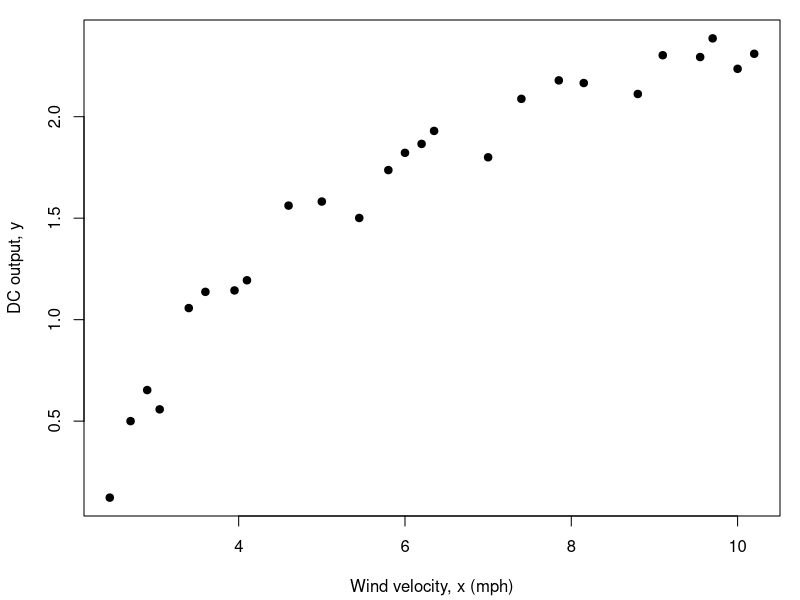
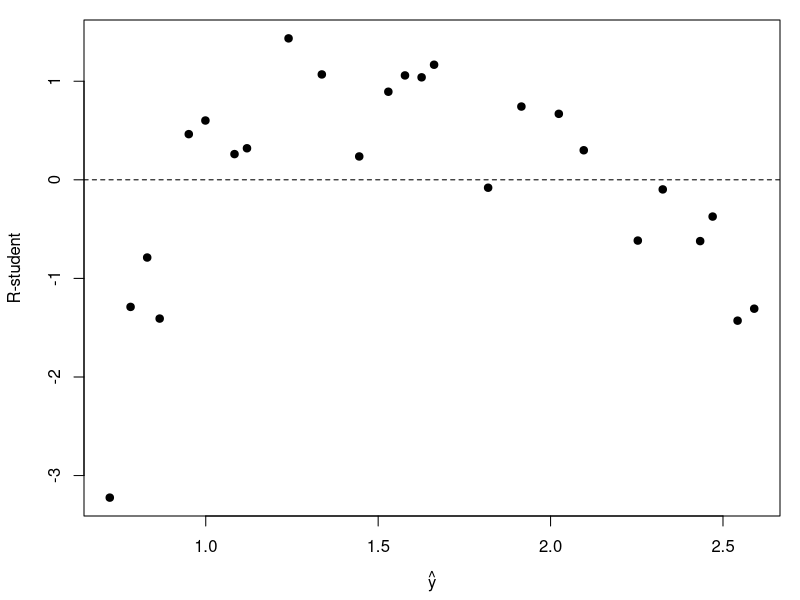
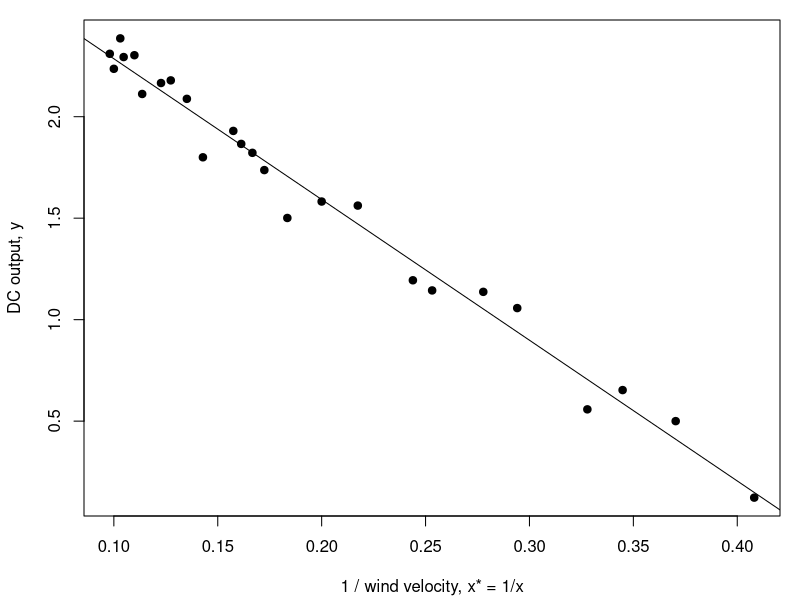
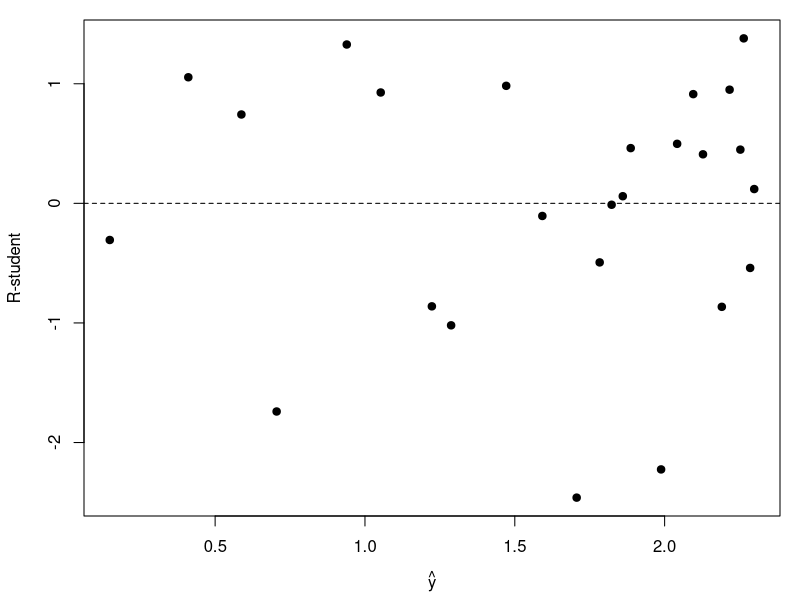
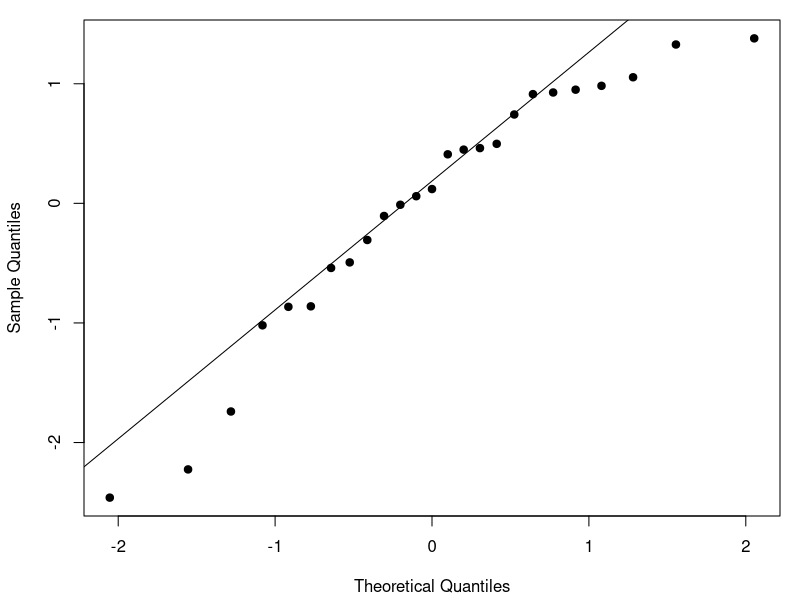
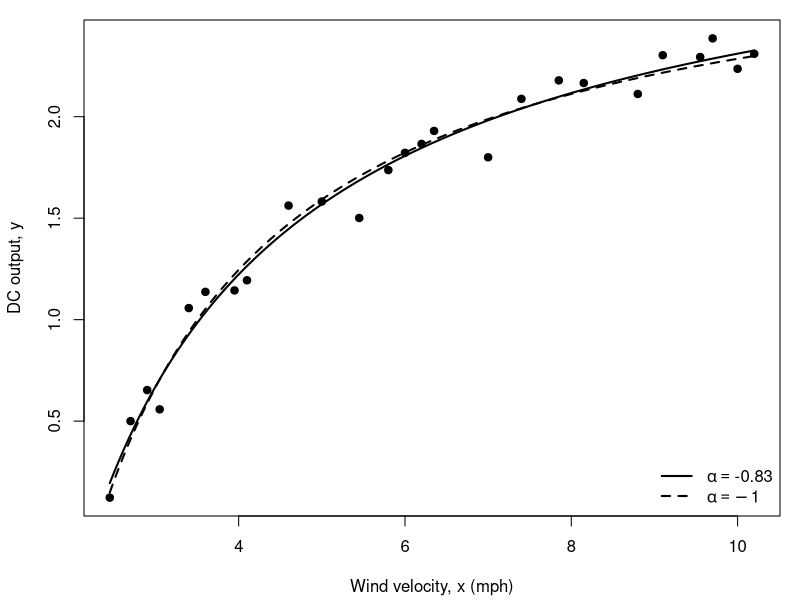

Generate these figures, in order, with R:
# Windmill data (MPV Table 5.5, Examples 5.2 and 5.5)
# Transformation to linearize the model and the Box-Tidwell procedure

wm <- read.csv("windmill.csv")

plot_pdf <- function(file, expr, w = 5, h = 4) {
    pdf(file, width = w, height = h)
    par(mar = c(4.2, 4.2, 1, 1))
    force(expr)
    dev.off()
}

# ---- Scatter plot of DC output vs wind velocity (Figure 5.5) ----
plot_pdf("wm_scatter.pdf", {
    plot(wm$x, wm$y, pch = 19,
         xlab = "Wind velocity, x (mph)", ylab = "DC output, y")
})

# ---- Straight-line fit ----
fit0 <- lm(y ~ x, data = wm)
print(summary(fit0))

plot_pdf("wm_rstudent_linear.pdf", {
    plot(fitted(fit0), rstudent(fit0), pch = 19,
         xlab = expression(hat(y)), ylab = "R-student")
    abline(h = 0, lty = 2)
})

# ---- Reciprocal transformation of the regressor ----
wm$x_inv <- 1 / wm$x
fit_inv <- lm(y ~ x_inv, data = wm)
print(summary(fit_inv))

plot_pdf("wm_scatter_inverse.pdf", {
    plot(wm$x_inv, wm$y, pch = 19,
         xlab = "1 / wind velocity, x* = 1/x", ylab = "DC output, y")
    abline(fit_inv)
})

plot_pdf("wm_rstudent_inverse.pdf", {
    plot(fitted(fit_inv), rstudent(fit_inv), pch = 19,
         xlab = expression(hat(y)), ylab = "R-student")
    abline(h = 0, lty = 2)
})

plot_pdf("wm_qq_inverse.pdf", {
    qqnorm(rstudent(fit_inv), pch = 19, main = "")
    qqline(rstudent(fit_inv))
})

xg <- seq(min(wm$x), max(wm$x), length.out = 200)

# ---- Box-Tidwell procedure (MPV, Section 5.4.2) ----
# Each iteration: fit y ~ x; fit y ~ x + x*log(x); alpha = gamma / beta1 + 1
box_tidwell <- function(y, x, n_iter = 4) {
    x_cur <- x
    alpha_cum <- 1
    out <- data.frame(
        iter = integer(),
        beta1 = numeric(),
        gamma = numeric(),
        t_gamma = numeric(), alpha = numeric(),
        alpha_cum = numeric()
    )

    for (k in seq_len(n_iter)) {
        fit_a <- lm(y ~ x_cur)
        b1 <- coef(fit_a)[2]
        w <- x_cur * log(x_cur)
        fit_b <- lm(y ~ x_cur + w)
        g <- coef(fit_b)[3]
        t_g <- summary(fit_b)$coefficients[3, 3]
        alpha_k <- g / b1 + 1
        alpha_cum <- alpha_cum * alpha_k
        x_cur <- x_cur^alpha_k
        out[k, ] <- c(k, b1, g, t_g, alpha_k, alpha_cum)
    }
    out
}

bt <- box_tidwell(wm$y, wm$x, n_iter = 4)
print(bt, digits = 5, row.names = FALSE)

alpha_hat <- bt$alpha_cum[nrow(bt)]
cat("Box-Tidwell estimate of alpha:", alpha_hat, "\n")

# ---- Fit with the estimated power and with alpha = -1 ----
wm$x_bt <- wm$x^alpha_hat
fit_bt <- lm(y ~ x_bt, data = wm)
print(summary(fit_bt))
cat("R^2 (estimated alpha):", summary(fit_bt)$r.squared, "\n")
cat("R^2 (alpha = -1):", summary(fit_inv)$r.squared, "\n")

# Asymptotes (intercepts) of the two fits vs the observed range of x:
# the upper limit lies outside the data, so it is an extrapolation
cat("Range of x:", range(wm$x), "\n")
cat("Asymptote (estimated alpha):", coef(fit_bt)[1],
    " Asymptote (alpha = -1):", coef(fit_inv)[1], "\n")

# Same estimate from the car package
if (requireNamespace("car", quietly = TRUE)) {
    print(car::boxTidwell(y ~ x, data = wm))
}

plot_pdf("wm_fit_boxtidwell.pdf", {
    plot(wm$x, wm$y, pch = 19,
         xlab = "Wind velocity, x (mph)", ylab = "DC output, y")
    lines(xg, predict(fit_bt, data.frame(x_bt = xg^alpha_hat)), lwd = 2)
    lines(xg, predict(fit_inv, data.frame(x_inv = 1 / xg)), lwd = 2, lty = 2)
    legend("bottomright",
           legend = c(bquote(alpha == .(round(alpha_hat, 2))), expression(alpha == -1)),
           lty = c(1, 2), lwd = 2, bty = "n")
})
